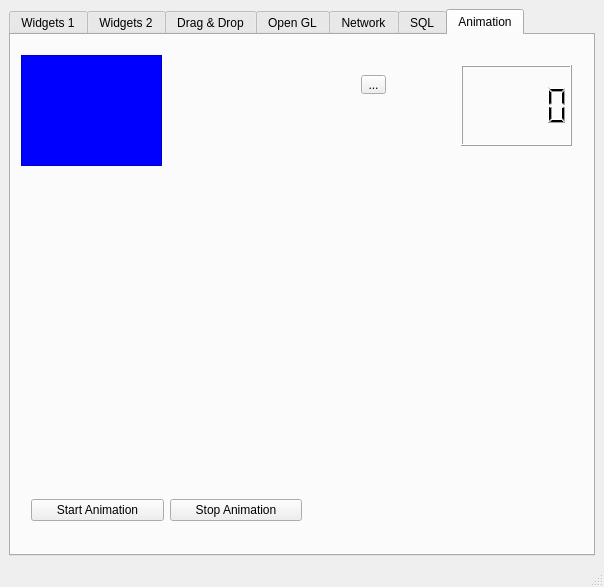
<?xml version="1.0" encoding="UTF-8"?>
<ui version="4.0">
 <class>MainWindow</class>
 <widget class="QMainWindow" name="MainWindow">
  <property name="geometry">
   <rect>
    <x>0</x>
    <y>0</y>
    <width>604</width>
    <height>587</height>
   </rect>
  </property>
  <property name="windowTitle">
   <string>MainWindow</string>
  </property>
  <widget class="QWidget" name="centralwidget">
   <layout class="QHBoxLayout" name="horizontalLayout">
    <item>
     <widget class="QTabWidget" name="tabWidget">
      <property name="currentIndex">
       <number>6</number>
      </property>
      <widget class="QWidget" name="tab">
       <attribute name="title">
        <string>Widgets 1</string>
       </attribute>
       <widget class="QWidget" name="verticalLayoutWidget">
        <property name="geometry">
         <rect>
          <x>19</x>
          <y>9</y>
          <width>621</width>
          <height>491</height>
         </rect>
        </property>
        <layout class="QVBoxLayout" name="verticalLayout">
         <item>
          <widget class="QTabWidget" name="tabWidget_2">
           <property name="currentIndex">
            <number>0</number>
           </property>
           <widget class="QWidget" name="tab_3">
            <attribute name="title">
             <string>Tree</string>
            </attribute>
            <widget class="QTreeWidget" name="treeWidget">
             <property name="geometry">
              <rect>
               <x>0</x>
               <y>0</y>
               <width>601</width>
               <height>451</height>
              </rect>
             </property>
             <column>
              <property name="text">
               <string>Headers</string>
              </property>
             </column>
             <column>
              <property name="text">
               <string notr="true">Item</string>
              </property>
             </column>
             <column>
              <property name="text">
               <string>Subitem</string>
              </property>
             </column>
             <column>
              <property name="text">
               <string notr="true">New Column</string>
              </property>
             </column>
            </widget>
           </widget>
           <widget class="QWidget" name="tab_4">
            <attribute name="title">
             <string>Calendar</string>
            </attribute>
            <widget class="QDateEdit" name="dateEdit">
             <property name="geometry">
              <rect>
               <x>10</x>
               <y>10</y>
               <width>591</width>
               <height>22</height>
              </rect>
             </property>
             <property name="alignment">
              <set>Qt::AlignCenter</set>
             </property>
            </widget>
            <widget class="QCalendarWidget" name="calendarWidget">
             <property name="geometry">
              <rect>
               <x>10</x>
               <y>40</y>
               <width>591</width>
               <height>401</height>
              </rect>
             </property>
            </widget>
           </widget>
          </widget>
         </item>
        </layout>
       </widget>
      </widget>
      <widget class="QWidget" name="tab_2">
       <attribute name="title">
        <string>Widgets 2</string>
       </attribute>
       <widget class="QGroupBox" name="groupBox">
        <property name="geometry">
         <rect>
          <x>20</x>
          <y>10</y>
          <width>221</width>
          <height>181</height>
         </rect>
        </property>
        <property name="title">
         <string>Choose Option</string>
        </property>
        <widget class="QWidget" name="layoutWidget">
         <property name="geometry">
          <rect>
           <x>20</x>
           <y>30</y>
           <width>133</width>
           <height>65</height>
          </rect>
         </property>
         <layout class="QVBoxLayout" name="verticalLayout_2">
          <item>
           <widget class="QRadioButton" name="radioButton_start">
            <property name="text">
             <string>Start</string>
            </property>
            <property name="checked">
             <bool>true</bool>
            </property>
           </widget>
          </item>
          <item>
           <widget class="QRadioButton" name="radioButton_stop">
            <property name="text">
             <string>Stop</string>
            </property>
           </widget>
          </item>
          <item>
           <widget class="QRadioButton" name="radioButton_reset">
            <property name="statusTip">
             <string>This is Option 2</string>
            </property>
            <property name="text">
             <string>Reset</string>
            </property>
           </widget>
          </item>
         </layout>
        </widget>
       </widget>
       <widget class="QGroupBox" name="groupBox_2">
        <property name="geometry">
         <rect>
          <x>270</x>
          <y>20</y>
          <width>371</width>
          <height>171</height>
         </rect>
        </property>
        <property name="title">
         <string>Move the Dial</string>
        </property>
        <widget class="QDial" name="dial">
         <property name="geometry">
          <rect>
           <x>20</x>
           <y>30</y>
           <width>131</width>
           <height>121</height>
          </rect>
         </property>
        </widget>
        <widget class="QLCDNumber" name="lcdNumber">
         <property name="geometry">
          <rect>
           <x>190</x>
           <y>30</y>
           <width>161</width>
           <height>121</height>
          </rect>
         </property>
         <property name="digitCount">
          <number>2</number>
         </property>
        </widget>
       </widget>
       <widget class="QProgressBar" name="progressBar">
        <property name="geometry">
         <rect>
          <x>10</x>
          <y>460</y>
          <width>631</width>
          <height>23</height>
         </rect>
        </property>
        <property name="value">
         <number>24</number>
        </property>
       </widget>
       <widget class="QFontComboBox" name="fontComboBox">
        <property name="geometry">
         <rect>
          <x>20</x>
          <y>220</y>
          <width>221</width>
          <height>21</height>
         </rect>
        </property>
       </widget>
       <widget class="QLabel" name="label">
        <property name="geometry">
         <rect>
          <x>20</x>
          <y>260</y>
          <width>221</width>
          <height>171</height>
         </rect>
        </property>
        <property name="text">
         <string/>
        </property>
       </widget>
      </widget>
      <widget class="QWidget" name="tab_5">
       <attribute name="title">
        <string>Drag &amp;&amp; Drop</string>
       </attribute>
       <widget class="QLineEdit" name="lineEdit">
        <property name="geometry">
         <rect>
          <x>10</x>
          <y>10</y>
          <width>161</width>
          <height>20</height>
         </rect>
        </property>
        <property name="dragEnabled">
         <bool>true</bool>
        </property>
       </widget>
       <widget class="QComboBox" name="comboBox">
        <property name="geometry">
         <rect>
          <x>180</x>
          <y>10</y>
          <width>181</width>
          <height>22</height>
         </rect>
        </property>
        <property name="minimumSize">
         <size>
          <width>181</width>
          <height>0</height>
         </size>
        </property>
        <property name="acceptDrops">
         <bool>true</bool>
        </property>
        <property name="editable">
         <bool>true</bool>
        </property>
       </widget>
       <widget class="QPushButton" name="pushButton">
        <property name="geometry">
         <rect>
          <x>370</x>
          <y>10</y>
          <width>181</width>
          <height>23</height>
         </rect>
        </property>
        <property name="minimumSize">
         <size>
          <width>0</width>
          <height>23</height>
         </size>
        </property>
        <property name="acceptDrops">
         <bool>true</bool>
        </property>
        <property name="text">
         <string>PushButton</string>
        </property>
       </widget>
       <widget class="QListWidget" name="listWidget">
        <property name="geometry">
         <rect>
          <x>10</x>
          <y>40</y>
          <width>271</width>
          <height>401</height>
         </rect>
        </property>
        <property name="dragEnabled">
         <bool>true</bool>
        </property>
        <property name="dragDropMode">
         <enum>QAbstractItemView::DragDrop</enum>
        </property>
        <item>
         <property name="text">
          <string>Item 1</string>
         </property>
        </item>
        <item>
         <property name="text">
          <string>Item 2</string>
         </property>
        </item>
        <item>
         <property name="text">
          <string>Item 3</string>
         </property>
        </item>
        <item>
         <property name="text">
          <string>Item 4</string>
         </property>
        </item>
       </widget>
       <widget class="QListWidget" name="listWidget_2">
        <property name="geometry">
         <rect>
          <x>290</x>
          <y>40</y>
          <width>261</width>
          <height>401</height>
         </rect>
        </property>
       </widget>
      </widget>
      <widget class="QWidget" name="tab_6">
       <attribute name="title">
        <string>Open GL</string>
       </attribute>
       <widget class="QFrame" name="frame_gl">
        <property name="geometry">
         <rect>
          <x>120</x>
          <y>10</y>
          <width>300</width>
          <height>300</height>
         </rect>
        </property>
        <property name="frameShape">
         <enum>QFrame::StyledPanel</enum>
        </property>
        <property name="frameShadow">
         <enum>QFrame::Raised</enum>
        </property>
       </widget>
      </widget>
      <widget class="QWidget" name="tab_7">
       <attribute name="title">
        <string>Network</string>
       </attribute>
       <widget class="QGroupBox" name="groupBox_3">
        <property name="geometry">
         <rect>
          <x>10</x>
          <y>40</y>
          <width>231</width>
          <height>371</height>
         </rect>
        </property>
        <property name="title">
         <string>Client 1</string>
        </property>
        <widget class="QLineEdit" name="lineEdit_2">
         <property name="geometry">
          <rect>
           <x>10</x>
           <y>280</y>
           <width>211</width>
           <height>41</height>
          </rect>
         </property>
        </widget>
        <widget class="QPushButton" name="pushButton_2">
         <property name="geometry">
          <rect>
           <x>10</x>
           <y>330</y>
           <width>211</width>
           <height>23</height>
          </rect>
         </property>
         <property name="text">
          <string>Connect to Server</string>
         </property>
        </widget>
        <widget class="QTextEdit" name="textEdit">
         <property name="geometry">
          <rect>
           <x>10</x>
           <y>20</y>
           <width>211</width>
           <height>251</height>
          </rect>
         </property>
        </widget>
       </widget>
       <widget class="QGroupBox" name="groupBox_4">
        <property name="geometry">
         <rect>
          <x>330</x>
          <y>40</y>
          <width>251</width>
          <height>371</height>
         </rect>
        </property>
        <property name="title">
         <string>Client 2</string>
        </property>
        <widget class="QPushButton" name="pushButton_3">
         <property name="geometry">
          <rect>
           <x>10</x>
           <y>330</y>
           <width>231</width>
           <height>23</height>
          </rect>
         </property>
         <property name="text">
          <string>Connect to Server</string>
         </property>
        </widget>
        <widget class="QTextEdit" name="textEdit_2">
         <property name="geometry">
          <rect>
           <x>10</x>
           <y>20</y>
           <width>231</width>
           <height>251</height>
          </rect>
         </property>
        </widget>
        <widget class="QLineEdit" name="lineEdit_3">
         <property name="geometry">
          <rect>
           <x>10</x>
           <y>280</y>
           <width>231</width>
           <height>41</height>
          </rect>
         </property>
        </widget>
       </widget>
       <widget class="QWidget" name="verticalLayoutWidget_2">
        <property name="geometry">
         <rect>
          <x>250</x>
          <y>49</y>
          <width>77</width>
          <height>361</height>
         </rect>
        </property>
        <layout class="QVBoxLayout" name="verticalLayout_3">
         <item>
          <widget class="QPushButton" name="pushButton_4">
           <property name="text">
            <string>Start Server</string>
           </property>
          </widget>
         </item>
        </layout>
       </widget>
      </widget>
      <widget class="QWidget" name="tab_8">
       <attribute name="title">
        <string>SQL</string>
       </attribute>
       <widget class="QTableWidget" name="tableWidget">
        <property name="geometry">
         <rect>
          <x>130</x>
          <y>20</y>
          <width>431</width>
          <height>331</height>
         </rect>
        </property>
        <row>
         <property name="text">
          <string>1</string>
         </property>
        </row>
        <row>
         <property name="text">
          <string>2</string>
         </property>
        </row>
        <row>
         <property name="text">
          <string>3</string>
         </property>
        </row>
        <row>
         <property name="text">
          <string>4</string>
         </property>
        </row>
        <row>
         <property name="text">
          <string>5</string>
         </property>
        </row>
        <column>
         <property name="text">
          <string>ID</string>
         </property>
        </column>
        <column>
         <property name="text">
          <string>Firts name</string>
         </property>
        </column>
        <column>
         <property name="text">
          <string>Last name</string>
         </property>
        </column>
        <item row="0" column="0">
         <property name="text">
          <string>1000</string>
         </property>
        </item>
        <item row="0" column="1">
         <property name="text">
          <string>Albert</string>
         </property>
        </item>
        <item row="0" column="2">
         <property name="text">
          <string>Einstein</string>
         </property>
        </item>
        <item row="1" column="0">
         <property name="text">
          <string>1001</string>
         </property>
        </item>
        <item row="1" column="1">
         <property name="text">
          <string>Guido</string>
         </property>
        </item>
        <item row="1" column="2">
         <property name="text">
          <string>van Russo</string>
         </property>
        </item>
        <item row="2" column="0">
         <property name="text">
          <string>1002</string>
         </property>
        </item>
        <item row="2" column="1">
         <property name="text">
          <string>Steve</string>
         </property>
        </item>
        <item row="2" column="2">
         <property name="text">
          <string>Jobs</string>
         </property>
        </item>
        <item row="3" column="0">
         <property name="text">
          <string>1003</string>
         </property>
        </item>
        <item row="3" column="1">
         <property name="text">
          <string>Bill</string>
         </property>
        </item>
        <item row="3" column="2">
         <property name="text">
          <string>Gates</string>
         </property>
        </item>
        <item row="4" column="0">
         <property name="text">
          <string>1234</string>
         </property>
        </item>
        <item row="4" column="1">
         <property name="text">
          <string>Joe</string>
         </property>
        </item>
        <item row="4" column="2">
         <property name="text">
          <string>Doe</string>
         </property>
        </item>
       </widget>
       <widget class="QWidget" name="">
        <property name="geometry">
         <rect>
          <x>20</x>
          <y>30</y>
          <width>101</width>
          <height>141</height>
         </rect>
        </property>
        <layout class="QVBoxLayout" name="verticalLayout_4">
         <item>
          <widget class="QPushButton" name="pushButton_6">
           <property name="text">
            <string>View Data</string>
           </property>
          </widget>
         </item>
         <item>
          <widget class="QPushButton" name="pushButton_7">
           <property name="text">
            <string>Add Row</string>
           </property>
          </widget>
         </item>
         <item>
          <widget class="QPushButton" name="pushButton_5">
           <property name="text">
            <string>Delete Row</string>
           </property>
          </widget>
         </item>
         <item>
          <widget class="QPushButton" name="pushButton_8">
           <property name="text">
            <string>Create DB</string>
           </property>
          </widget>
         </item>
        </layout>
       </widget>
      </widget>
      <widget class="QWidget" name="tab_9">
       <attribute name="title">
        <string>Animation</string>
       </attribute>
       <widget class="QFrame" name="frame1">
        <property name="geometry">
         <rect>
          <x>10</x>
          <y>20</y>
          <width>141</width>
          <height>111</height>
         </rect>
        </property>
        <property name="palette">
         <palette>
          <active>
           <colorrole role="Base">
            <brush brushstyle="SolidPattern">
             <color alpha="255">
              <red>255</red>
              <green>255</green>
              <blue>255</blue>
             </color>
            </brush>
           </colorrole>
           <colorrole role="Window">
            <brush brushstyle="SolidPattern">
             <color alpha="255">
              <red>0</red>
              <green>0</green>
              <blue>255</blue>
             </color>
            </brush>
           </colorrole>
          </active>
          <inactive>
           <colorrole role="Base">
            <brush brushstyle="SolidPattern">
             <color alpha="255">
              <red>255</red>
              <green>255</green>
              <blue>255</blue>
             </color>
            </brush>
           </colorrole>
           <colorrole role="Window">
            <brush brushstyle="SolidPattern">
             <color alpha="255">
              <red>0</red>
              <green>0</green>
              <blue>255</blue>
             </color>
            </brush>
           </colorrole>
          </inactive>
          <disabled>
           <colorrole role="Base">
            <brush brushstyle="SolidPattern">
             <color alpha="255">
              <red>0</red>
              <green>0</green>
              <blue>255</blue>
             </color>
            </brush>
           </colorrole>
           <colorrole role="Window">
            <brush brushstyle="SolidPattern">
             <color alpha="255">
              <red>0</red>
              <green>0</green>
              <blue>255</blue>
             </color>
            </brush>
           </colorrole>
          </disabled>
         </palette>
        </property>
        <property name="acceptDrops">
         <bool>true</bool>
        </property>
        <property name="autoFillBackground">
         <bool>true</bool>
        </property>
        <property name="frameShape">
         <enum>QFrame::StyledPanel</enum>
        </property>
        <property name="frameShadow">
         <enum>QFrame::Raised</enum>
        </property>
       </widget>
       <widget class="QLCDNumber" name="lcdNumber_2">
        <property name="geometry">
         <rect>
          <x>450</x>
          <y>30</y>
          <width>111</width>
          <height>81</height>
         </rect>
        </property>
       </widget>
       <widget class="QToolButton" name="toolButton">
        <property name="geometry">
         <rect>
          <x>350</x>
          <y>40</y>
          <width>25</width>
          <height>19</height>
         </rect>
        </property>
        <property name="text">
         <string>...</string>
        </property>
       </widget>
       <widget class="QWidget" name="">
        <property name="geometry">
         <rect>
          <x>20</x>
          <y>460</y>
          <width>271</width>
          <height>31</height>
         </rect>
        </property>
        <layout class="QHBoxLayout" name="horizontalLayout_2">
         <item>
          <widget class="QPushButton" name="pushButton_9">
           <property name="text">
            <string>Start Animation</string>
           </property>
          </widget>
         </item>
         <item>
          <widget class="QPushButton" name="pushButton_10">
           <property name="text">
            <string>Stop Animation</string>
           </property>
          </widget>
         </item>
        </layout>
       </widget>
      </widget>
     </widget>
    </item>
   </layout>
  </widget>
  <widget class="QMenuBar" name="menubar">
   <property name="geometry">
    <rect>
     <x>0</x>
     <y>0</y>
     <width>604</width>
     <height>21</height>
    </rect>
   </property>
  </widget>
  <widget class="QStatusBar" name="statusbar"/>
 </widget>
 <resources/>
 <connections>
  <connection>
   <sender>radioButton_stop</sender>
   <signal>clicked()</signal>
   <receiver>progressBar</receiver>
   <slot>reset()</slot>
   <hints>
    <hint type="sourcelabel">
     <x>139</x>
     <y>127</y>
    </hint>
    <hint type="destinationlabel">
     <x>158</x>
     <y>528</y>
    </hint>
   </hints>
  </connection>
  <connection>
   <sender>dial</sender>
   <signal>valueChanged(int)</signal>
   <receiver>lcdNumber</receiver>
   <slot>display(int)</slot>
   <hints>
    <hint type="sourcelabel">
     <x>390</x>
     <y>179</y>
    </hint>
    <hint type="destinationlabel">
     <x>492</x>
     <y>180</y>
    </hint>
   </hints>
  </connection>
  <connection>
   <sender>fontComboBox</sender>
   <signal>activated(QString)</signal>
   <receiver>label</receiver>
   <slot>setText(QString)</slot>
   <hints>
    <hint type="sourcelabel">
     <x>225</x>
     <y>286</y>
    </hint>
    <hint type="destinationlabel">
     <x>220</x>
     <y>374</y>
    </hint>
   </hints>
  </connection>
 </connections>
</ui>
